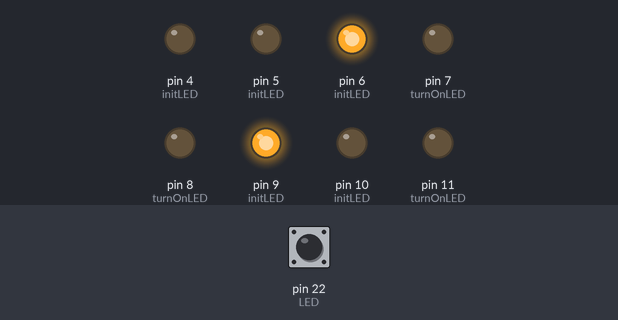
This program was run on a simulated Arduino Mega 2560, built with avr-gcc and run on an emulated ATmega2560. Shown: output pins drawn as LEDs (lit = HIGH). Dashed ring = blinking. The test bench sets the inputs (shaded band); at power-on: pin 22 (LED) HIGH. What the program prints to the serial monitor is not drawn.

Above: at 2.9 s.
3.0 s: pin 22 (LED) pulled LOW for 1.3 s
At 7.2 s:
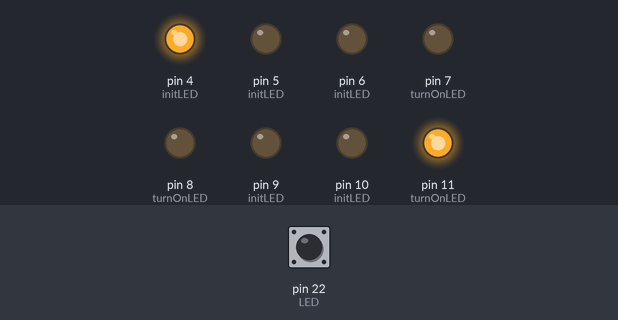
8.5 s: pin 22 (LED) driven LOW
At 9.27 s:
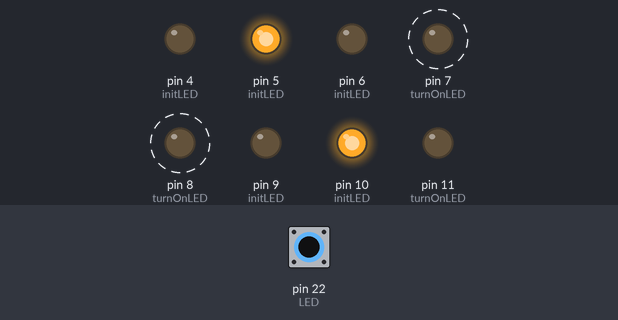
At 9.92 s:
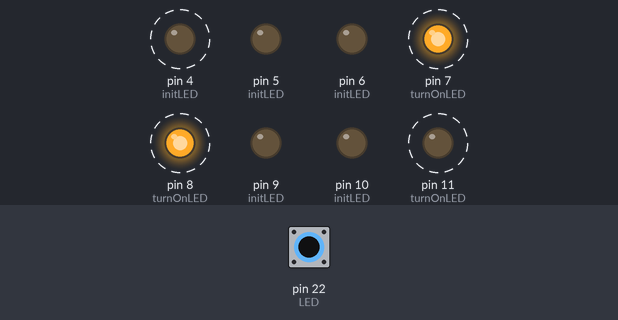
12.7 s: pin 22 (LED) driven HIGH
Timing chart, 0 to 20.3 s (numbered marks = the images above; inputs shaded):
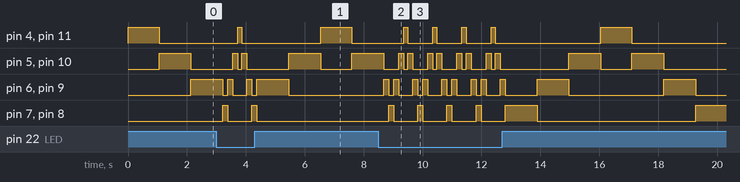

The program:

main.cpp
```cpp
// Author: Alex Romero-Lozano
// Net ID: aromerolozano
// Date: 08/31/2023
// Assignment:     Lab 1
//----------------------------------------------------------------------//
#include <Arduino.h>
#include <avr/io.h>
#include <util/delay.h>
#include "led.h"
#include "switch.h"

#define SHORT_DELAY 100
#define LONG_DELAY 1000

int main(){

  Serial.begin(9600);


  initLED();
  initSwitch();

  while(1){


    for (int i = 4; i < 11; i++) {
      //i dont go up to 11 because i = 4 and i = 11 are the same thing because match(4) == 11 and match(11) = 4


      if (i == 8) { continue;} //i = 7 and i =8 do the same thing because the match(7) = 8 and match(8) = 7

      Serial.println();
      Serial.println("On i:" + String(i));
      runLED(i);

      if (PINA & (1 << PINA0)){ // logic 1 true – turn off LED
        Serial.println("Push button ON");
        _delay_ms(LONG_DELAY);

      }
      else { // logic 0 - turn on LED
        Serial.println("OFF");
        _delay_ms(SHORT_DELAY);
      }

      Serial.flush();
    }


  }

  return 0;
}
```

led.cpp
```cpp
// Author: Alex Romero-Lozano
// Net ID: aromerolozano
// Date: 08/31/2023
// Assignment:     Lab 1
//----------------------------------------------------------------------//
#include <Arduino.h>
#include <avr/io.h>
#include <util/delay.h>
#include "led.h"

// initLED which returns void and takes no parameters
void initLED() {
  // Digital 4 → PG5
  DDRG |= (1 << PG5);

  // Digital 5 → PE3
  DDRE |= (1 << PE3);

  // Digital 6–8 → PH3–PH5
  DDRH |= (1 << PH3) | (1 << PH4) | (1 << PH5);

  // Digital 9 → PH6
  DDRH |= (1 << PH6);

  // Digital 10–11 → PB4–PB5
  DDRB |= (1 << PB4) | (1 << PB5);
}


// turnOnLED which returns void and takes in an unsigned int parameter called led
void turnOnLED(unsigned int led){
    switch (led)  {
        case 4:  // header pin 4
            PORTG |= ( 1 << PORTG5);
            break;

        case 5:  // header pin 5
            PORTE |= (1 << PORTE3);
            break;

        case 6:  // header piin 6
            PORTH |= (1 << PORTH3);
            break;

        case 7:  // header piin 7
            PORTH |= (1 << PORTH4);
            break;

        case 8:  // header piin 8
            PORTH |= (1 << PORTH5);
            break;

        case 9:  // header piin 9
            PORTH |= (1 << PORTH6);
            break;

        case 10:  // header piin 10
            PORTB |= (1 << PORTB4);
            break;

        case 11:  // header piin 11
            PORTB |= (1 << PORTB5);
            break;

        default:
            break;
    }
}

// turnOffLED which returns void and takes in an unsigned int parameter called led
void turnOffLED(unsigned int led){
    switch (led)
    {
    case 4:  // header pin 11
        PORTG &= ~(1 << PORTG5);
        break;

    case 5:  // header pin 12
        PORTE &= ~(1 << PORTE3);
        break;

    case 6:  // header piin 13
        PORTH &= ~(1 << PORTH3);
        break;

    case 7:  // header piin 13
        PORTH &= ~(1 << PORTH4);
        break;

    case 8:  // header piin 13
        PORTH &= ~(1 << PORTH5);
        break;

    case 9:  // header piin 13
        PORTH &= ~(1 << PORTH6);
        break;

    case 10:  // header piin 13
        PORTB &= ~(1 << PORTB4);
        break;

    case 11:  // header piin 13
        PORTB &= ~(1 << PORTB5);
        break;

    default:
        break;
    }

}

// runLED which returns void and takes in an unsigned int parameter called led
void runLED(unsigned int led){

    //the other led that u need to turn on is just the 15 - input
    /*
     ON      OFF
    4->11   5->10 (hardcoded)
    5->10   4->11
    6->9    5->10
    7->8    6->9
    8-x 8 is skipped in the for loop
    9->6    8->7
    10->5   9->6
    */
    int match = (-2 * led) + 15 + led;
    //same as match = 15 - led;

    Serial.println("Turning on LEDS: " + String(led) + " and " + String(match));
    turnOnLED(led);
    turnOnLED(match);


    if (led != 4) {
        //turn off previous  set of leds
        //if led is #4, then there is no previous to turn off so do nothing
        Serial.println("Turning off LEDS: " + String(led - 1) + " and " + String(match + 1));

        turnOffLED(led - 1);
        turnOffLED(match + 1);

    }
    else {
        turnOffLED(5);
        turnOffLED(10);
        /*
        Since we are not going up to i = 11, just remember to turn off the the old lights that were on when the for loop in main resets
        the old lights in the previous for loop are 5 and 10
        */

    }

}
```

led.h
```cpp
// Author:
// Net ID:
// Date:
// Assignment:     Lab 1
//----------------------------------------------------------------------//
#ifndef LED_H
#define LED_H

// initLED which returns void and takes no parameters
void initLED();

// turnOnLED which returns void and takes in an unsigned int parameter called led
void turnOnLED(unsigned int led);

// turnOffLED which returns void and takes in an unsigned int parameter called led
void turnOffLED(unsigned int led);

// runLED which returns void and takes in an unsigned int parameter called led
void runLED(unsigned int led);

#endif
```

switch.cpp
```cpp
// Author: Alex Romero-Lozano
// Net ID: aromerolozano
// Date: 08/31/2023
// Assignment:     Lab 1
//----------------------------------------------------------------------//

#include <avr/io.h>

// initSwitch returns void and takes no parameters
void initSwitch(){
    DDRA &= ~(1<<DDA0); // set direction for input
    PORTA |= (1 << PORTA0);  // enable the pullup resistor for stable input
}
```

switch.h
```cpp
// Author:
// Net ID:
// Date:
// Assignment:     Lab 1
//----------------------------------------------------------------------//
#ifndef SWITCH_H
#define SWITCH_H

// initSwitch returns void and takes no parameters
void initSwitch();

#endif
```

Measured:
- after the input at 8.5 s, pin 4 (initLED), pin 11 (turnOnLED): alternates HIGH for 0.14 s and LOW for 0.85 s, starting after 0.85 s
- by itself, pin 5 (initLED), pin 10 (initLED): alternates HIGH for 1.1 s and LOW for 1.1 s, 4 changes in all, then stays LOW
